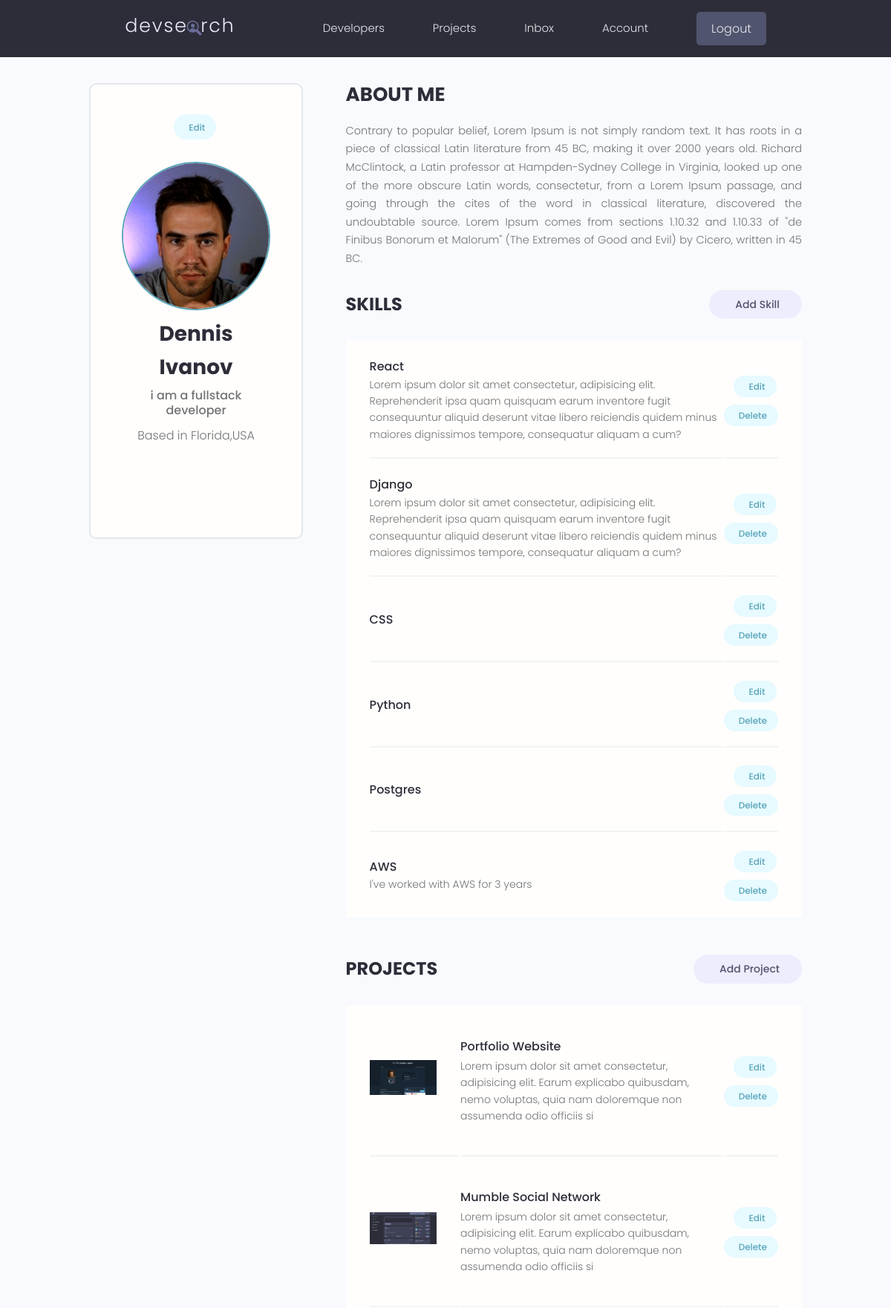
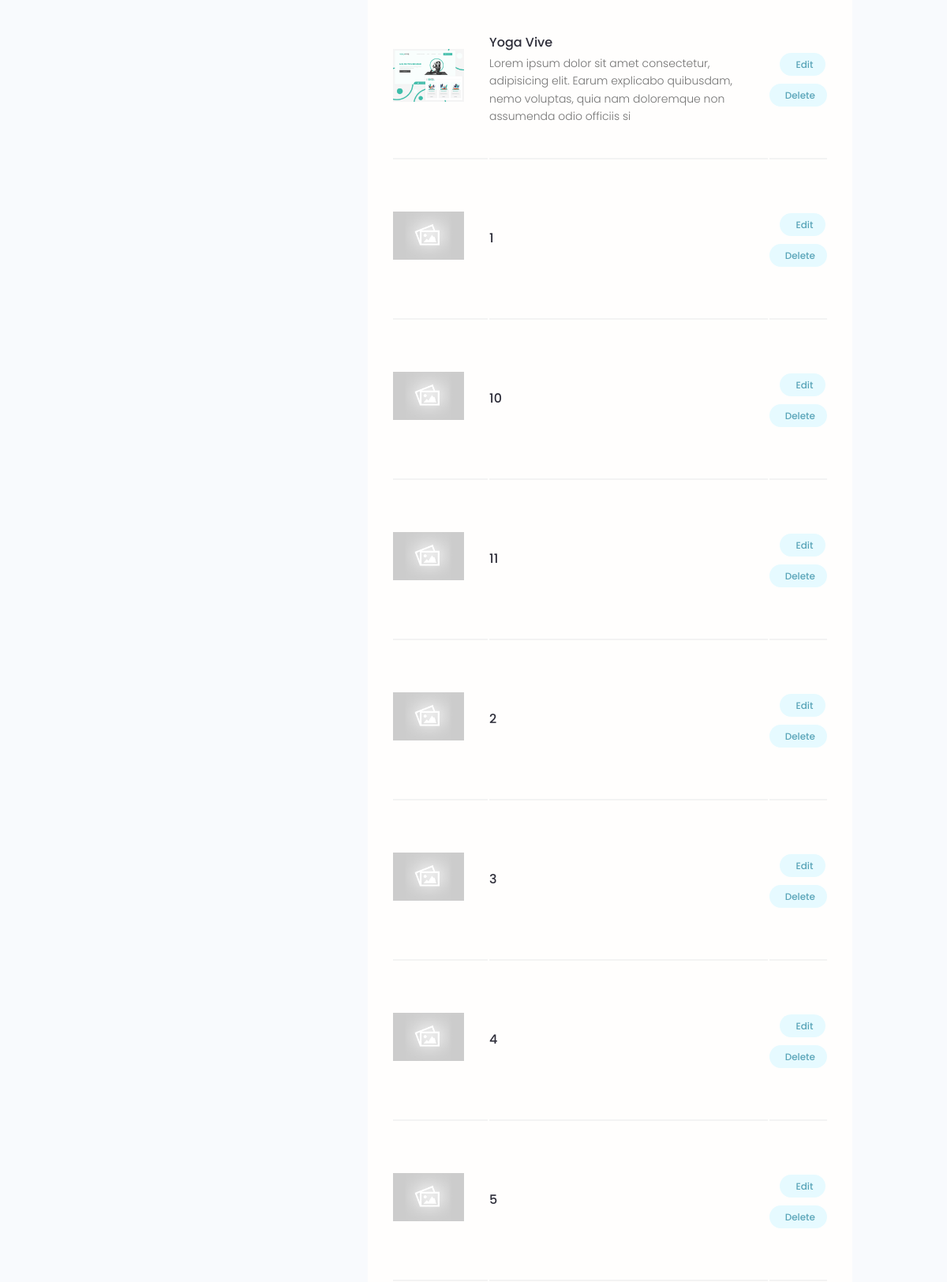
Page /account/ (signed in, upper part) on the committed database (2 pictures, top to bottom).
### users/models.py (models this page shows, shortened)
class Profile(models.Model):
    user=models.OneToOneField(User,on_delete=models.CASCADE,null=True,blank=True)
    name=models.CharField(max_length=200,null=True,blank=True)
    email=models.EmailField(max_length=500,null=True,blank=True)
    username=models.CharField(max_length=500,null=True,blank=True)
    location=models.CharField(max_length=500,null=True,blank=True)
    short_intro=models.CharField(max_length=200,null=True,blank=True)
    bio=models.TextField(null=True,blank=True)
    profile_image=models.ImageField(null=True,blank=True,upload_to="profiles/",default='profiles/user-default.png')
    social_github=models.CharField(max_length=200,null=True,blank=True)
    social_twitter=models.CharField(max_length=200,null=True,blank=True)
    social_linkedin=models.CharField(max_length=200,null=True,blank=True)
    social_youtube=models.CharField(max_length=200,null=True,blank=True)
    social_website=models.CharField(max_length=200,null=True,blank=True)
    created=models.DateTimeField(auto_now_add=True)
    id=models.UUIDField(default=uuid.uuid4,unique=True,primary_key=True,editable=False)
    class Meta:
        ordering=['created']
    @property
    def imageURL(self):
        try:
            url=self.profile_image.url
        except:
            url=" "
        return url

class Skill(models.Model):
    owner=models.ForeignKey(Profile,on_delete=models.CASCADE,null=True,blank=True)
    name=models.CharField(max_length=200,null=True,blank=True)
    description=models.TextField(null=True,blank=True)
    created=models.DateTimeField(auto_now_add=True)
    id=models.UUIDField(default=uuid.uuid4,unique=True,primary_key=True,editable=False)

### projects/models.py (models this page shows, shortened)
class Project(models.Model):
    owner=models.ForeignKey(Profile,null=True,blank=True,on_delete=models.CASCADE)
    title=models.CharField(max_length=200)
    description=models.TextField(null=True,blank=True)
    featured_image=models.ImageField(null=True,blank=True,default="default.jpg")
    demo_link=models.CharField(max_length=2000,null=True,blank=True)
    source_link=models.CharField(max_length=2000,null=True,blank=True)
    tags=models.ManyToManyField('Tag',blank=True)
    vote_total=models.IntegerField(default=0,null=True,blank=True)
    vote_ratio=models.IntegerField(default=0,null=True,blank=True)
    created=models.DateTimeField(auto_now_add=True)
    id=models.UUIDField(default=uuid.uuid4,unique=True,primary_key=True,editable=False)
    class Meta:
        ordering=['-vote_ratio','-vote_total','title']
    @property
    def imageURL(self):
        try:
            url=self.featured_image.url
        except:
            url=" "
        return url

### users/views.py (the view)
# urls.py: path("account/",views.userAccount,name='account'),
@login_required(login_url='login')
def userAccount(request):
    profile=request.user.profile
    skills=profile.skill_set.all()
    projects=profile.project_set.all()
    context={'profile':profile,'skills':skills,'projects':projects}
    return render(request,'users/account.html',context)

### users/templates/users/account.html (shortened to what this page needs)
{% extends 'main.html' %}
{%block content%}
  <main class="settingsPage profile my-md">
    <div class="container">
      <div class="layout">
        <div class="column column--1of3">
          <div class="card text-center">
            <div class="card__body dev">
              <a class="tag tag--pill tag--main settings__btn" href="{% url 'edit-account' %}"> Edit</a>
              <img class="avatar avatar--xl dev__avatar" src="{{ profile.imageURL }}" />
              <h2 class="dev__name">{{profile.name}}</h2>
              <p class="dev__title">{{profile.short_intro}}</p>
              <p class="dev__location">Based in {{profile.location}}</p>
              <ul class="dev__social">
              </ul>
            </div>
          </div>
        </div>
        <div class="column column--2of3">
          <div class="devInfo">
            <h3 class="devInfo__title">About Me</h3>
            <p class="devInfo__about">{{profile.bio}}</p>
          </div>
          <div class="settings">
            <h3 class="settings__title">Skills</h3>
            <a class="tag tag--pill tag--sub settings__btn tag--lg" href="{% url 'create-skill' %}"> Add Skill</a>
          </div>
          <table class="settings__table">
            {% for skill in skills %}
            <tr>
              <td class="settings__tableInfo">
                <h4>{{skill.name}}</h4>
                <p>{{skill.description}}</p>
              </td>
              <td class="settings__tableActions">
                <a class="tag tag--pill tag--main settings__btn" href="{% url 'update-skill' skill.id %}"> Edit</a>
                <a class="tag tag--pill tag--main settings__btn" href="{% url 'delete-skill' skill.id %}?next=/account">
                  Delete</a>
              </td>
            </tr>
            {%endfor%}
          </table>
          <div class="settings">
            <h3 class="settings__title">Projects</h3>
            <a class="tag tag--pill tag--sub settings__btn tag--lg" href="{% url 'create-project' %}"> Add Project</a>
          </div>
          <table class="settings__table">
            {% for project in projects %}
            <tr>
              <td class="settings__thumbnail">
                <a href="{% url 'project' project.id %}"><img src="{{ project.imageURL }}" alt="Project Thumbnail" /></a>
              </td>
              <td class="settings__tableInfo">
                <a href="{% url 'project' project.id %}">{{project.title}}</a>
                <p>{{project.description|slice:"150"}}</p>
              </td>
              <td class="settings__tableActions">
                <a class="tag tag--pill tag--main settings__btn" href="{% url 'update-project' project.id %}"> Edit</a>
                <a class="tag tag--pill tag--main settings__btn" href="{% url 'delete-project' project.id %}?next=/account">
                  Delete</a>
              </td>
            </tr>
            {%endfor%}
          </table>
        </div>
      </div>
    </div>
  </main>
{%endblock%}

### static/styles/app.css (style rules this page uses)
:root { --color-sub: #2d2d39; }
.card { border: 2px solid var(--color-light); }
img { width: 100%; }
.profile .card > .dev { padding: 4rem; }
.dev__avatar { display: block; margin: auto; }
.dev__name { color: var(--color-sub); font-size: 2.8rem; font-weight: 700; margin-top: 1rem; margin-bottom: 0.5rem; }
.dev__title { font-size: 1.6rem; font-weight: 500; line-height: 1.3; }
.dev__location { margin-top: 1rem; }
.dev__social { margin: 3rem 0; list-style: none; display: flex; justify-content: center; gap: 1.5rem; }
.devInfo { margin-bottom: 3rem; }
.devInfo__title, .devInfo__subtitle { font-size: 2.6rem; color: var(--color-sub); text-transform: uppercase; font-weight: 700; margin-bottom: 1.5rem; }
.devInfo__about, .devSkill__info { font-size: 1.45rem; line-height: 1.7; text-align: justify; }
.settingsPage .dev > .settings__btn { display: inline-block; margin-bottom: 3rem; }
.settings { display: flex; justify-content: space-between; align-items: center; }
.settings__title { font-size: 2.4rem; text-transform: uppercase; font-weight: 700; color: var(--color-sub); }
.settings__table { margin-top: 3rem; margin-bottom: 5rem; padding: 0 3rem; background: var(--color-white); }
.settings__table tr { width: 100%; }
.settings__table tr > td { padding: 2rem 0; }
.settings__table tr:not(:last-child) td { border-bottom: 2px solid var(--color-white-light); }
.settings__thumbnail { width: 23%; min-width: 10rem; }
.settings__thumbnail img { padding-right: 3rem; height: 15rem; object-fit: contain; }
.settings__tableInfo { width: 100%; }
.settings__tableInfo h4, .settings__tableInfo a { padding-right: 1rem; width: auto; font-size: 1.6rem; font-weight: 500; color: var(--color-sub); }
.settings__tableInfo p { font-size: 1.4rem; }
.settings__tableActions { text-align: right; }

### static/uikit/styles/modules/_variables.css (style rules this page uses)
:root { --color-main: #5aa5b9; --color-main-light: #e6faff; --color-sub: #3f4156; --color-sub-light: #51546e; --color-sub-lighter: #ededfd; --color-text: #737373; --color-gray: #8b8b8b; --color-light: #e5e7eb; --color-light-gray: #767676; --color-bg: #f8fafd; --color-white: #fffefd; --color-white-light: #f3f3f3; --color-success: #359e64; --color-success-bg: #def8e8; --color-error: #fc4b0b; --color-error-bg: #fff2ee; --font-base: 'Poppins', arial, helvetica, 'Segoe UI', roboto, ubuntu, sans-serif; --font-monospace: 'Fira Code', 'Courier New', courier, monospace; --font-regular: 300; --font-medium: 500; --font-bold: 700; --generic-shadow: 1px 1px 5px #00000010; --generic-transition: all 0.3s ease-in-out; }

### static/uikit/styles/modules/_base.css (style rules this page uses)
* { margin: 0; padding: 0; box-sizing: border-box; text-rendering: optimizeLegibility; color: inherit; font-size: inherit; }
html { font-size: 50%; }
@media only screen and (min-width: 480px) { html { font-size: 56.25%; } }
@media only screen and (min-width: 1200px) { html { font-size: 62.5%; } }
body { line-height: 1.6; font-weight: 400; font-size: 1.5rem; color: var(--color-text); background-color: var(--color-bg); min-height: 100vh; }

### static/uikit/styles/modules/_typography.css (style rules this page uses)
* { font-family: var(--font-base); }
h2 { font-size: 3.6rem; font-weight: var(--font-bold); }
h3 { font-size: 3.2rem; font-weight: var(--font-medium); }
h4 { font-size: 2.8rem; font-weight: var(--font-medium); }
p, span, strong { font-size: 1.6rem; color: var(--color-text); font-weight: var(--font-regular); }
a { padding-bottom: 2px; text-decoration: none; display: inline-block; color: var(--color-main); font-weight: var(--font-medium); }

### static/uikit/styles/modules/_utilities.css (style rules this page uses)
.container { width: 92%; max-width: 165rem; margin: 0 auto; box-sizing: border-box; }
@media screen and (min-width: 1000px) { .container { width: 90%; } }
@media screen and (min-width: 1200px) { .container { width: 80%; } }
.text-center { text-align: center; }
.my-md { margin: 3rem auto; }

### static/uikit/styles/modules/_avatar.css (style rules this page uses)
.avatar { border-radius: 50%; border: 2px solid var(--color-main); object-fit: cover; }
.avatar--xl { height: 20rem; width: 20rem; }

### static/uikit/styles/modules/_card.css (style rules this page uses)
.card { border-radius: 1rem; background-color: var(--color-white); border: 1.5px solid var(--color-light); width: auto; height: auto; margin-top: 0.5rem; margin-bottom: 0.5rem; overflow: hidden; }
.card__body, .card__header { padding: 2rem 2.5rem; }

### static/uikit/styles/modules/_layout.css (style rules this page uses)
.layout { display: flex; flex-flow: row wrap; justify-content: space-between; }
.layout > .column { margin-bottom: 3rem; }
.layout > .column.column--1of3 { flex-basis: 30%; }
.layout > .column.column--2of3 { flex-basis: 64%; }

### rows in the picture
Profile: imageURL (picture), name "Dennis Ivanov", short_intro "i am a fullstack developer", location "Florida,USA", bio "Contrary to popular belief, Lorem Ipsum is not simply random text. It has roots in a piece of classical Latin literature from 45 BC, making it over 2000 years old. Richard McClintock, a Latin professor at Hampden-Sydney College in Virginia, looked up one of the more obscure Latin words, consectetur, from a Lorem Ipsum passage, and going through the cites of the word in classical literature, discovered the undoubtable source. Lorem Ipsum comes from sections 1.10.32 and 1.10.33 of \"de Finibus Bonorum et Malorum\" (The Extremes of Good and Evil) by Cicero, written in 45 BC."
Skill: name "React", description "Lorem ipsum dolor sit amet consectetur, adipisicing elit. Reprehenderit ipsa quam quisquam earum inventore fugit consequuntur aliquid deserunt vitae libero reiciendis quidem minus maiores dignissimos tempore, consequatur aliquam a cum?"
Skill: name "Django", description "Lorem ipsum dolor sit amet consectetur, adipisicing elit. Reprehenderit ipsa quam quisquam earum inventore fugit consequuntur aliquid deserunt vitae libero reiciendis quidem minus maiores dignissimos tempore, consequatur aliquam a cum?"
Skill: name "CSS"
Skill: name "Python"
Skill: name "Postgres"
Skill: name "AWS", description "I've worked with AWS for 3 years"
Project: imageURL (picture), title "Portfolio Website", description "Lorem ipsum dolor sit amet consectetur, adipisicing elit. Earum explicabo quibusdam, nemo voluptas, quia nam doloremque non assumenda odio officiis si"
Project: imageURL (picture), title "Mumble Social Network", description "Lorem ipsum dolor sit amet consectetur, adipisicing elit. Earum explicabo quibusdam, nemo voluptas, quia nam doloremque non assumenda odio officiis si"
Project: imageURL (picture), title "Yoga Vive", description "Lorem ipsum dolor sit amet consectetur, adipisicing elit. Earum explicabo quibusdam, nemo voluptas, quia nam doloremque non assumenda odio officiis si"
Project: imageURL (placeholder picture), title "1"
Project: imageURL (placeholder picture), title "10"
Project: imageURL (placeholder picture), title "11"
Project: imageURL (placeholder picture), title "2"
Project: imageURL (placeholder picture), title "3"
Project: imageURL (placeholder picture), title "4"
Project: imageURL (placeholder picture), title "5"
